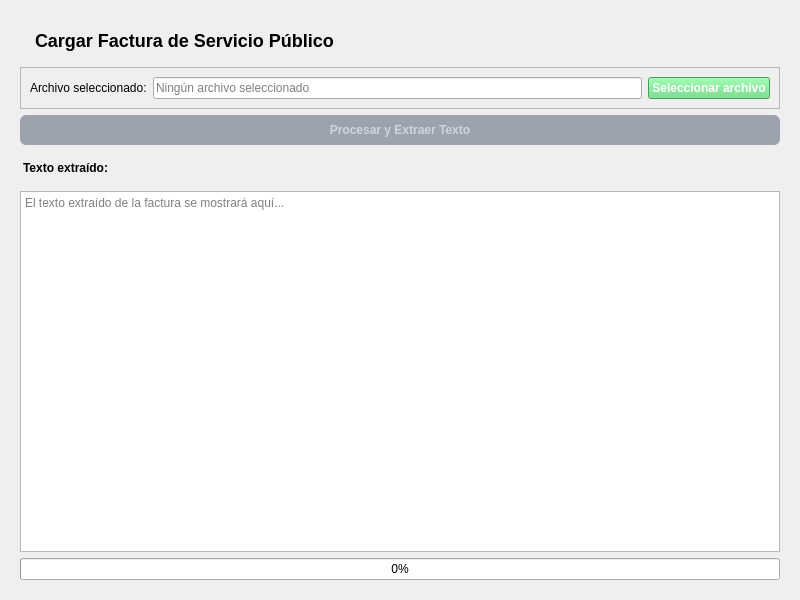
<?xml version="1.0" encoding="UTF-8"?>
<ui version="4.0">
 <class>CargarFacturaWidget</class>
 <widget class="QWidget" name="CargarFacturaWidget">
  <property name="geometry">
   <rect>
    <x>0</x>
    <y>0</y>
    <width>800</width>
    <height>600</height>
   </rect>
  </property>
  <property name="windowTitle">
   <string>Cargar Factura</string>
  </property>
  <layout class="QVBoxLayout" name="verticalLayout_main">
   <property name="leftMargin">
    <number>20</number>
   </property>
   <property name="topMargin">
    <number>20</number>
   </property>
   <property name="rightMargin">
    <number>20</number>
   </property>
   <property name="bottomMargin">
    <number>20</number>
   </property>
   <item>
    <widget class="QLabel" name="lbl_titulo">
     <property name="styleSheet">
      <string notr="true">font-size:18px; font-weight:600; padding:10px;</string>
     </property>
     <property name="text">
      <string>Cargar Factura de Servicio Público</string>
     </property>
    </widget>
   </item>
   <item>
    <widget class="QFrame" name="frame_selector">
     <property name="frameShape">
      <enum>QFrame::StyledPanel</enum>
     </property>
     <property name="frameShadow">
      <enum>QFrame::Raised</enum>
     </property>
     <layout class="QHBoxLayout" name="horizontalLayout_selector">
      <item>
       <widget class="QLabel" name="lbl_archivo">
        <property name="text">
         <string>Archivo seleccionado:</string>
        </property>
       </widget>
      </item>
      <item>
       <widget class="QLineEdit" name="txt_ruta_archivo">
        <property name="readOnly">
         <bool>true</bool>
        </property>
        <property name="placeholderText">
         <string>Ningún archivo seleccionado</string>
        </property>
       </widget>
      </item>
      <item>
       <widget class="QPushButton" name="btn_seleccionar">
        <property name="font">
         <font>
          <family>MS Shell Dlg 2</family>
          <weight>75</weight>
          <italic>false</italic>
          <bold>true</bold>
          <underline>false</underline>
          <strikeout>false</strikeout>
         </font>
        </property>
        <property name="styleSheet">
         <string notr="true">background-color: #62D97B;
color: white;</string>
        </property>
        <property name="text">
         <string>Seleccionar archivo</string>
        </property>
       </widget>
      </item>
     </layout>
    </widget>
   </item>
   <item>
    <widget class="QPushButton" name="btn_procesar">
     <property name="enabled">
      <bool>false</bool>
     </property>
     <property name="styleSheet">
      <string notr="true">QPushButton {background-color:#3b82f6; color:white; border-radius:6px; font-weight:600; height: 30px;}
QPushButton:hover {background-color:#2563eb;}
QPushButton:disabled {background-color:#9ca3af; color:#d1d5db;}</string>
     </property>
     <property name="text">
      <string>Procesar y Extraer Texto</string>
     </property>
    </widget>
   </item>
   <item>
    <widget class="QLabel" name="lbl_resultado">
     <property name="styleSheet">
      <string notr="true">font-weight:600; padding:10px 0;</string>
     </property>
     <property name="text">
      <string>Texto extraído:</string>
     </property>
    </widget>
   </item>
   <item>
    <widget class="QTextEdit" name="txt_resultado">
     <property name="readOnly">
      <bool>true</bool>
     </property>
     <property name="placeholderText">
      <string>El texto extraído de la factura se mostrará aquí...</string>
     </property>
    </widget>
   </item>
   <item>
    <widget class="QProgressBar" name="progress_bar">
     <property name="visible">
      <bool>false</bool>
     </property>
     <property name="value">
      <number>0</number>
     </property>
     <property name="textVisible">
      <bool>true</bool>
     </property>
    </widget>
   </item>
  </layout>
 </widget>
 <resources/>
 <connections/>
</ui>
